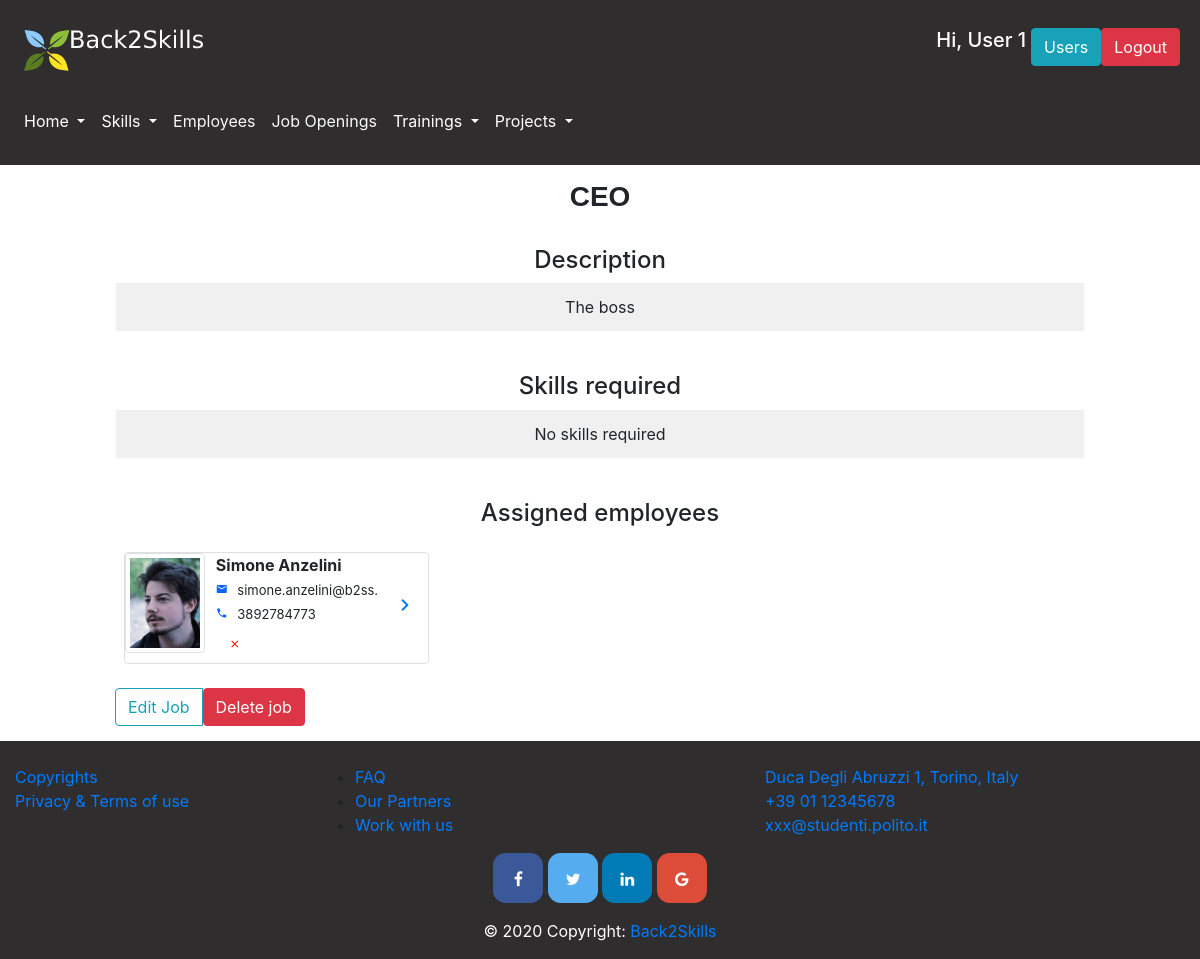
/job/3 (signed in), run on the app's committed database.
### database.py (models this page shows, shortened)
class User(db.Model):
    __tablename__ = 'user'
    id = db.Column(db.Integer, primary_key=True)
    name = db.Column(db.String)
    surname = db.Column(db.String)
    email = db.Column(db.String, nullable=False, unique=True)
    password = db.Column(db.String, nullable=False)
    admin = db.Column(db.Boolean)
    project = db.Column(db.Integer, db.ForeignKey('project.id'))
    @property
    def is_authenticated(self):
        return True

class Role(db.Model):
    __tablename__ = 'role'
    id = db.Column(db.Integer, primary_key=True)
    name = db.Column(db.String)
    description = db.Column(db.String)
    employee = db.relationship("Employee")
    skill = db.relationship("Skill", secondary="role_skill")
    def get_employee_assigned(self):
        return Employee.query.filter(Employee.role == self.id).all()

class Employee(db.Model):
    __tablename__ = 'employee'
    id = db.Column(db.Integer, primary_key=True)
    photo = db.Column(db.String(100), nullable=False, default='')
    cv = db.Column(db.String) #eventually we can put a link to the Curriculum Vitae file
    name = db.Column(db.String)
    surname = db.Column(db.String)
    email = db.Column(db.String)
    telephone = db.Column(db.String)
    date_of_birth = db.Column(db.Date)
    date_of_assumption = db.Column(db.Date)
    living_place = db.Column(db.String)
    driving_licence = db.Column(db.Boolean) #I would say we only specify whether he/she has it or not, so true or false
    role = db.Column(db.Integer, db.ForeignKey('role.id'))
    skill = db.relationship("Skill", secondary="employee_skill")
    training = db.relationship("Training", secondary="employee_training")
    project_role = db.relationship("Project_Role")
    state_in_company = db.Column(db.String)
    education_level = db.Column(db.String)
    language_certificate = db.Column(db.String)

### app.py (the view, shortened to what this page needs)
@app.route('/job/<int:id>',methods=['GET','POST'])
@app.route('/job/<int:id>')
@login_required
def job(id):
    skill = get_skills_required_by_role(id)
    dic = []
    for i in skill:
        grade = get_gradeofskill_of_a_role(id, i.id)
        dic.append((i.id,i.name, grade))
    role=get_role_by_id(id)
    all_skills=get_skills()
    skill_id=get_skill_id_of_a_role(id)
    var1,var2,var3=get_suitable_emp_for_job(id)
    empl=True
    if role.employee:
        empl=False
    return render_template('job.html', role=role, skill=skill, grade =skill_id, var1=var1, var2=var2, var3=var3, empl=empl, all_skill=all_skills, dic=dic)

### app.py (called while the page is built)
@app.after_request
def add_header(r):
    r.headers["Cache-Control"] = "no-cache, no-store, must-revalidate"
    r.headers["Pragma"] = "no-cache"
    r.headers["Expires"] = "0"
    r.headers['Cache-Control'] = 'public, max-age=0'
    return r

@login_manager.user_loader
def load_user(user_id):
    return get_user_by_id(user_id)

### database.py (called while the page is built)
def get_employees():
    employees=Employee.query.all()
    employees.sort(key=lambda x: x.name)
    return employees

def get_employee_skill_by_id(emp_id):
    employee = Employee.query.filter(Employee.id == emp_id).first()
    skills = employee.skill
    return skills

def get_role_by_id(role_id):
    return Role.query.filter(Role.id==role_id).first()

def get_skills_required_by_role(role_id):
    role = Role.query.filter(Role.id == role_id).first()
    skill_list=role.skill
    return skill_list

def get_skill_id_of_a_role(role_id):
    role=Role_Skill.query.filter(Role_Skill.role_id==role_id).all()
    return role

def get_user_by_id(user_id):
    return User.query.filter(User.id==user_id).first()

def get_skills():
    skills=Skill.query.all()
    skills.sort(key=lambda x: x.name)
    return skills

def get_suitable_emp_for_job(role_id):
    return matching_algorithm(role_id, get_employees(), True)

### templates/job.html (shortened to what this page needs)
{% extends 'layout.html' %}
{% block pageContent %}
    <div class="row">
        <div class="col-md-1"></div>
        <div class="col-md-10">
            <h3 class="section-title">{{ role.name }}</h3>
            <div class="table-responsive">
                <br/>
                <h4 style="text-align: center">Description</h4>
                <table class="table table-bordered table-light table-striped table-hover text-center">
                    <tbody>
                    <tr>
                        <td> {{ role.description }} </td>
                    </tr>
                    </tbody>
                </table>
                <br/>
                <h4 style="text-align: center">Skills required</h4>
                <table class="table table-bordered table-light table-striped table-hover text-center">
                    {% if not skill %}
                        <tr>
                            <td colspan="2">No skills required</td>
                        </tr>
                    {% endif %}
                </table>
                {% set employees = role.get_employee_assigned() %}
                {% if employees %}
                    <br/>
                    <h4 style="text-align: center">Assigned employees</h4>
                    {% for e in employees %}
                        <div class="col-sm-6 col-lg-4" style="padding: 1.5rem; padding-top: 1rem; padding-bottom: 0rem">
                            <div class="row" style="border: 1px solid; border-color: rgba(0, 0, 0, 0.125); border-radius: 0.25rem;">
                                <div class="col-md-3 nopadding" style="display: flex;
                                alignItems: center;
                                justifyContent: center;">
                                    {% if e.photo == "default" or e.photo == ""%}
                                        <img src="http://ssl.gstatic.com/accounts/ui/avatar_2x.png" class="avatar img-circle img-thumbnail" style="height: 100px;max-width: 100px;" alt="avatar">
                                    {% else %}
                                        <img src="/static/images/profile/{{ e.photo }}" class="avatar img-circle img-thumbnail"  style="height: 100px; max-width: 100px;" alt="avatar">
                                    {% endif%}
                                </div>
                                <div class="col-md-7 text-truncate" style="padding-right: 15px; padding-left: 15px;">
                                    <div>
                                        <a class="card-title text-truncate"><b>{{ e.name }} {{ e.surname }}</b></a>
                                    </div>
                                    <div>
                                        <i class="material-icons" style="font-size: 12px; margin-top:5px;margin-right:5px;color: #0c61ff;">email</i>
                                        <a style="font-size: 13px;" class="card-title">{{ e.email }}</a>
                                    </div>
                                    <div>
                                        <i class="material-icons" style="font-size: 12px; margin-top:5px;margin-right:5px;color: #0c61ff;">phone</i>
                                        <a style="font-size: 13px;" class="card-title">{{ e.telephone }}</a>
                                    </div>
                                    <div>
                                        <form action="/job/{{ role.id }}" method="POST" onsubmit="return confirm('Do you want to remove this employee from the job?');">
                                            <button class="btn" type="submit" data-toggle="tooltip" data-placement="top" title="Remove from job">
                                                <i class="material-icons" style="font-size: 12px; margin-top:5px;margin-right:5px;color: red;">clear</i>
                                            </button>
                                        </form>
                                    </div>
                                </div>
                                <div class="col-2 align-self-center">
                                    <a href="{{ url_for('employee', id=e.id) }}">
                                        <i class="material-icons">keyboard_arrow_right</i>
                                    </a>
                                </div>
                            </div>
                        </div>
                    {% endfor %}
                    <br/>
                {% endif %}
                {% if current_user.is_authenticated and current_user.admin %}
                    <div class="btn-group">
                        <button type="button" class="btn btn-outline-info" data-toggle="modal" data-target="#myModal">Edit Job</button>
                        <form action="/job/{{ role.id }}" method="POST" onsubmit="return confirm('Do you really want to delete this job?');">
                            <button type="submit" class="btn btn-danger">Delete job</button>
                        </form>
                    </div>
                {% endif %}
            </div>
        </div>
        <div class="col-md-1"></div>
    </div>
{% endblock %}

### templates/layout.html (shortened to what this page needs)
<!DOCTYPE html>
<html lang="en">
<head>
    <link rel="stylesheet" href="{{ url_for('static',filename='css/bootstrap.css') }}" >
    <link rel="stylesheet" href="{{ url_for('static',filename='css/bootstrap-override.css') }}" >
</head>
<body>
<header>
    <nav class="navbar navbar-expand-lg navbar-light light-dark" id="loginNavbar">
        <a class="navbar-brand" href="/home"><img src="/static/images/Logosmallwhite.png" alt=""></a>
        {% if current_user.is_authenticated%}
            <div class="btn-group ml-auto mr-1">
                <h5 style="color: white; margin-right: 5px;">Hi, {{ current_user.name }}</h5>
                {% if current_user.admin %}
                    <a href="/users"><button class="btn btn-info">Users</button></a>
                {% else %}
                    {% if current_user.project %}
                        <a href="/project/{{ current_user.project }}"><button class="btn btn-info">Your project</button></a>
                    {% endif %}
                {% endif %}
                <form action="/logout" method="POST">
                    <button type="submit" class="btn btn-danger">Logout</button>
                </form>
            </div>
        {% else %}
            <a href="/login" class="btn btn-info ml-auto mr-1" role="button">Login</a>
        {% endif %}
    </nav>
    <nav class="navbar navbar-expand-lg navbar-light text-white light-dark" id="menuNavbar">
        <div class="collapse navbar-collapse" id="navbarSupportedContent">
            <ul class="navbar-nav mr-auto">
                <li class="nav-item dropdown ">
                    <a class="nav-link dropdown-toggle text-white" href="#" id="homepageDropdown" role="button" data-toggle="dropdown" aria-haspopup="true" aria-expanded="false">
                        Home
                    </a>
                </li>
                <li class="nav-item dropdown">
                    <a class="nav-link dropdown-toggle text-white" href="/skills" id="skillsDropdown" role="button" data-toggle="dropdown" aria-haspopup="true" aria-expanded="false">
                        Skills
                    </a>
                </li>
                <li class="nav-item">
                    <a class="nav-link" href="/employees" id="employeesButton" role="button" aria-haspopup="true" aria-expanded="false" >
                        <p class="text-light"> Employees</p>
                    </a>
                </li>
                <li class="nav-item">
                    <a class="nav-link" href="/jobs" id="jobsButton" role="button" aria-haspopup="true" aria-expanded="false">
                        <p class="text-light">Job Openings</p>
                    </a>
                </li>
                <li class="nav-item dropdown">
                    <a class="nav-link dropdown-toggle text-white" href="#" id="trainingsDropdown" role="button" data-toggle="dropdown" aria-haspopup="true" aria-expanded="false">
                        Trainings
                    </a>
                </li>
                <li class="nav-item dropdown">
                    <a class="nav-link dropdown-toggle text-white" href="#" id="projectsDropdown" role="button" data-toggle="dropdown" aria-haspopup="true" aria-expanded="false">
                        Projects
                    </a>
                </li>
            </ul>
        </div>
    </nav>
</header>
<main role="main" id="main-container">
    {% block pageContent %}
    {% endblock %}
</main>
<footer class="page-footer font-small light-dark pt-4">
    <div class="container-fluid text-center text-md-left">
        <div class="row">
            <div class="col-md-3 mb-md-0 mb-3">
                <ul class="list-unstyled">
                    <li>
                        <a href="#">Copyrights</a>
                    </li>
                    <li>
                        <a href="#">Privacy & Terms of use</a>
                    </li>
                </ul>
            </div>
            <div class="col-md-3 mb-md-0 mb-3">
                <ul>
                    <li>
                        <a href="/faq" role="button">FAQ</a>
                    </li>
                    <li>
                        <a href="#">Our Partners</a>
                    </li>
                    <li>
                        <a href="#">Work with us</a>
                    </li>
                </ul>
            </div>
            <div class="col-md-3 mx-auto">
                <ul class="list-unstyled">
                    <li>
                        <a href="#!">Duca Degli Abruzzi 1, Torino, Italy</a>
                    </li>
                    <li>
                        <a href="#!">+39 01 12345678</a>
                    </li>
                    <li>
                        <a href="#!">xxx@studenti.polito.it</a>
                    </li>
                </ul>
            </div>
        </div>
    </div>
    <div class="container">
        <div class="mx-auto" style="width: 400px;">
            <link rel="stylesheet" href="https://cdnjs.cloudflare.com/ajax/libs/font-awesome/4.7.0/css/font-awesome.min.css">
            <div class=" text-center">
                <a href="#" class="fa fa-facebook" style="font-size: medium"></a>
                <a href="#" class="fa fa-twitter" style="font-size: medium"></a>
                <a href="#" class="fa fa-linkedin" style="font-size: medium"></a>
                <a href="#" class="fa fa-google" style="font-size: medium"></a>
            </div>
        </div>
    </div>
    <div class="footer-copyright text-white text-center py-3">© 2020 Copyright:
        <a href=""> Back2Skills</a>
    </div>
</footer>
</body>
</html>

### data on the page
User: name "User 1"
Role: name "CEO", description "The boss"
Employee: photo (picture), name "Simone", surname "Anzelini", email "simone.anzelini@…", telephone "3892784773"
